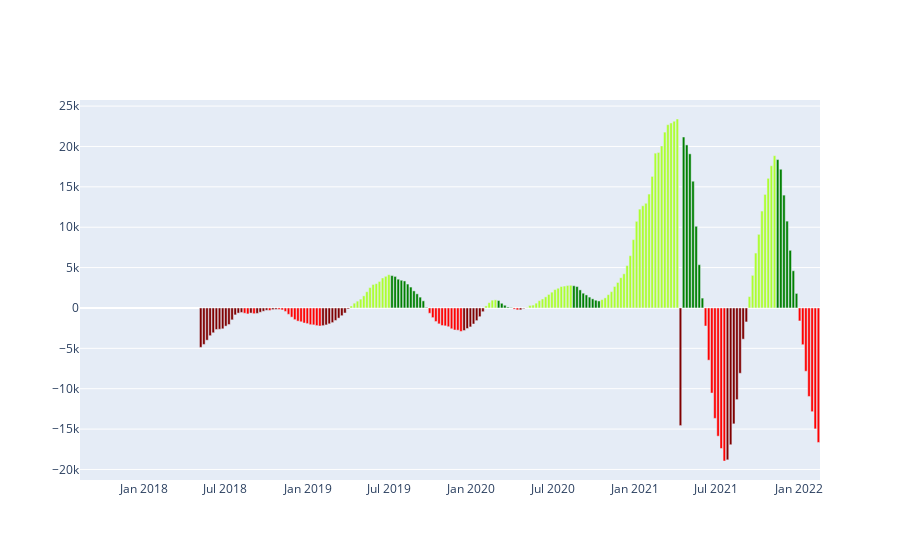

This figure's notebook cell:
### Code cell
fig = go.Figure(data=[go.Bar(
    x=df['open_time'],
    y=df['value'],
    marker_color=colors # marker color can be a single color value or an iterable
)])
fig.show()

### Figure 1 — Plotly figure (JSON) as saved in the notebook; plotly's stock layout.template omitted (floating-point values rounded to 4 significant figures; data arrays with more than 128 entries replaced by an {"elided": "..."} marker saying what was removed)
{"data": [{"marker": {"color": {"elided": "236 str values"}}, "type": "bar", "x": {"elided": "236 str values"}, "y": {"elided": "236 float values"}}], "layout": {}}
